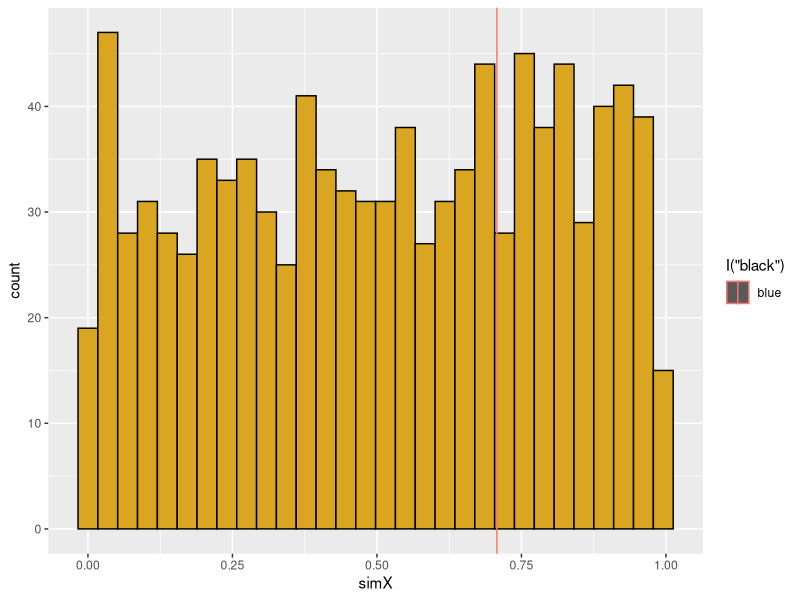
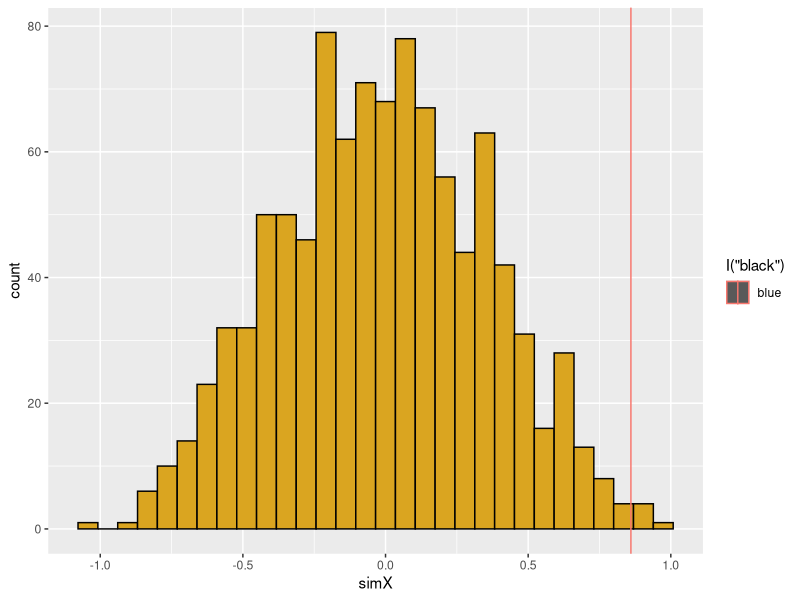

Recreate these plots in R, in order.
# Randomization test for regression data
# 3 April 2018
# NJG

# preliminaries
library(ggplot2)
library(TeachingDemos)
char2seed("Cruel April")



##################################################
# function: readData
# read in or generate data frame
# input: file name (or nothing for demo)
# output: 3-column data frame of observed data (ID, x, y)
#------------------------------------------------- 
readData <- function(z=NULL) {
             if(is.null(z)) {
               xVar <- 1:20
               yVar <- xVar + 10*rnorm(20)
               dF <- data.frame(ID=seq_along(xVar),xVar,yVar) }

return(dF)
}
readData()



##################################################
# function: getMetric
# calculate metric for randomization test
# input: 3-column data frame for regression
# output: regression slope
#------------------------------------------------- 
getMetric  <- function(z=NULL) {
              if(is.null(z)) {
               xVar <- 1:20
               yVar <- xVar + 10*rnorm(20)
               z <- data.frame(ID=seq_along(xVar),xVar,yVar) }
  
  . <- lm(z[,3]~z[,2])
  . <- summary(.)
  . <- .$coefficients[2,1]
  slope <- .
  return(slope)


}
getMetric()

##################################################
# function: shuffleData
# randomize data for regression analysis
# input: 3-column data frame (ID,xVar,yVar)
# output: 3-column data frame (ID,xVar,yVar)
#------------------------------------------------- 
shuffleData <- function(z=NULL) {
              if(is.null(z)) {
               xVar <- 1:20
               yVar <- xVar + 10*rnorm(20)
               z <- data.frame(ID=seq_along(xVar),xVar,yVar) }

z[,3] <- sample(z[,3])
return(z)
}
shuffleData()

##################################################
# function: getPVal
# calculate p value for observed, simulated data
# input: list of observed metric and vector of simulated metric
# output: lower, upper tail probability vector
#------------------------------------------------- 
getPVal <- function(z=NULL) {
           if(is.null(z)){
             z <- list(xObs=runif(1),xSim=runif(1000)) }
  
  pLower <- mean(z[[2]]<=z[[1]])
  pUpper <- mean(z[[2]]>=z[[1]])
  
  return(c(pL=pLower,pU=pUpper))

}
getPVal()


##################################################
# function: plotRanTest
# ggplot graph
# input: list of observed metric and vector of simulated metric
# output: ggplot graph
#------------------------------------------------- 
plotRanTest <- function(z=NULL) {
              if(is.null(z)) {
             z <- list(xObs=runif(1),xSim=runif(1000)) }
dF <- data.frame(ID=seq_along(z[[2]]),
                 simX=z[[2]])
p1 <- ggplot(data=dF,mapping=aes(x=simX))
p1 + geom_histogram(mapping=aes(fill=I("goldenrod"),color=I("black"))) +
  geom_vline(aes(xintercept=z[[1]],col="blue"))
}
plotRanTest()
#-----------------------
# main body of code
nSim <- 1000 # number of simulations
Xsim <- rep(NA,nSim) # will hold simulated slopes

dF <- readData()
Xobs <- getMetric(dF)

for (i in seq_len(nSim)) {
  Xsim[i] <- getMetric(shuffleData(dF)) }

slopes <- list(Xobs,Xsim)
getPVal(slopes)
plotRanTest(slopes)
